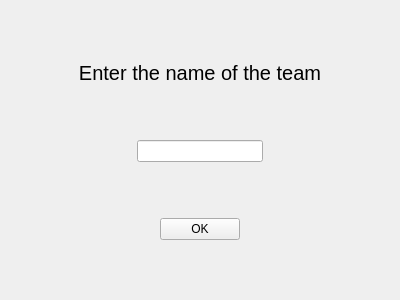
<?xml version="1.0" encoding="UTF-8"?>
<ui version="4.0">
 <class>open</class>
 <widget class="QWidget" name="open">
  <property name="geometry">
   <rect>
    <x>0</x>
    <y>0</y>
    <width>400</width>
    <height>300</height>
   </rect>
  </property>
  <property name="windowTitle">
   <string>Form</string>
  </property>
  <layout class="QVBoxLayout" name="verticalLayout">
   <item>
    <spacer name="verticalSpacer_2">
     <property name="orientation">
      <enum>Qt::Vertical</enum>
     </property>
     <property name="sizeHint" stdset="0">
      <size>
       <width>20</width>
       <height>40</height>
      </size>
     </property>
    </spacer>
   </item>
   <item>
    <layout class="QHBoxLayout" name="horizontalLayout">
     <item>
      <widget class="QLabel" name="label">
       <property name="font">
        <font>
         <pointsize>15</pointsize>
        </font>
       </property>
       <property name="text">
        <string>Enter the name of the team</string>
       </property>
       <property name="alignment">
        <set>Qt::AlignCenter</set>
       </property>
      </widget>
     </item>
    </layout>
   </item>
   <item>
    <spacer name="verticalSpacer_3">
     <property name="orientation">
      <enum>Qt::Vertical</enum>
     </property>
     <property name="sizeHint" stdset="0">
      <size>
       <width>20</width>
       <height>40</height>
      </size>
     </property>
    </spacer>
   </item>
   <item>
    <layout class="QHBoxLayout" name="horizontalLayout_2">
     <item>
      <spacer name="horizontalSpacer_2">
       <property name="orientation">
        <enum>Qt::Horizontal</enum>
       </property>
       <property name="sizeHint" stdset="0">
        <size>
         <width>40</width>
         <height>20</height>
        </size>
       </property>
      </spacer>
     </item>
     <item>
      <widget class="QLineEdit" name="t1"/>
     </item>
     <item>
      <spacer name="horizontalSpacer">
       <property name="orientation">
        <enum>Qt::Horizontal</enum>
       </property>
       <property name="sizeHint" stdset="0">
        <size>
         <width>40</width>
         <height>20</height>
        </size>
       </property>
      </spacer>
     </item>
    </layout>
   </item>
   <item>
    <spacer name="verticalSpacer_4">
     <property name="orientation">
      <enum>Qt::Vertical</enum>
     </property>
     <property name="sizeHint" stdset="0">
      <size>
       <width>20</width>
       <height>40</height>
      </size>
     </property>
    </spacer>
   </item>
   <item>
    <layout class="QHBoxLayout" name="horizontalLayout_3">
     <item>
      <spacer name="horizontalSpacer_3">
       <property name="orientation">
        <enum>Qt::Horizontal</enum>
       </property>
       <property name="sizeHint" stdset="0">
        <size>
         <width>40</width>
         <height>20</height>
        </size>
       </property>
      </spacer>
     </item>
     <item>
      <widget class="QPushButton" name="pushButton">
       <property name="text">
        <string>OK</string>
       </property>
      </widget>
     </item>
     <item>
      <spacer name="horizontalSpacer_4">
       <property name="orientation">
        <enum>Qt::Horizontal</enum>
       </property>
       <property name="sizeHint" stdset="0">
        <size>
         <width>40</width>
         <height>20</height>
        </size>
       </property>
      </spacer>
     </item>
    </layout>
   </item>
   <item>
    <spacer name="verticalSpacer">
     <property name="orientation">
      <enum>Qt::Vertical</enum>
     </property>
     <property name="sizeHint" stdset="0">
      <size>
       <width>20</width>
       <height>40</height>
      </size>
     </property>
    </spacer>
   </item>
  </layout>
 </widget>
 <resources/>
 <connections/>
</ui>
